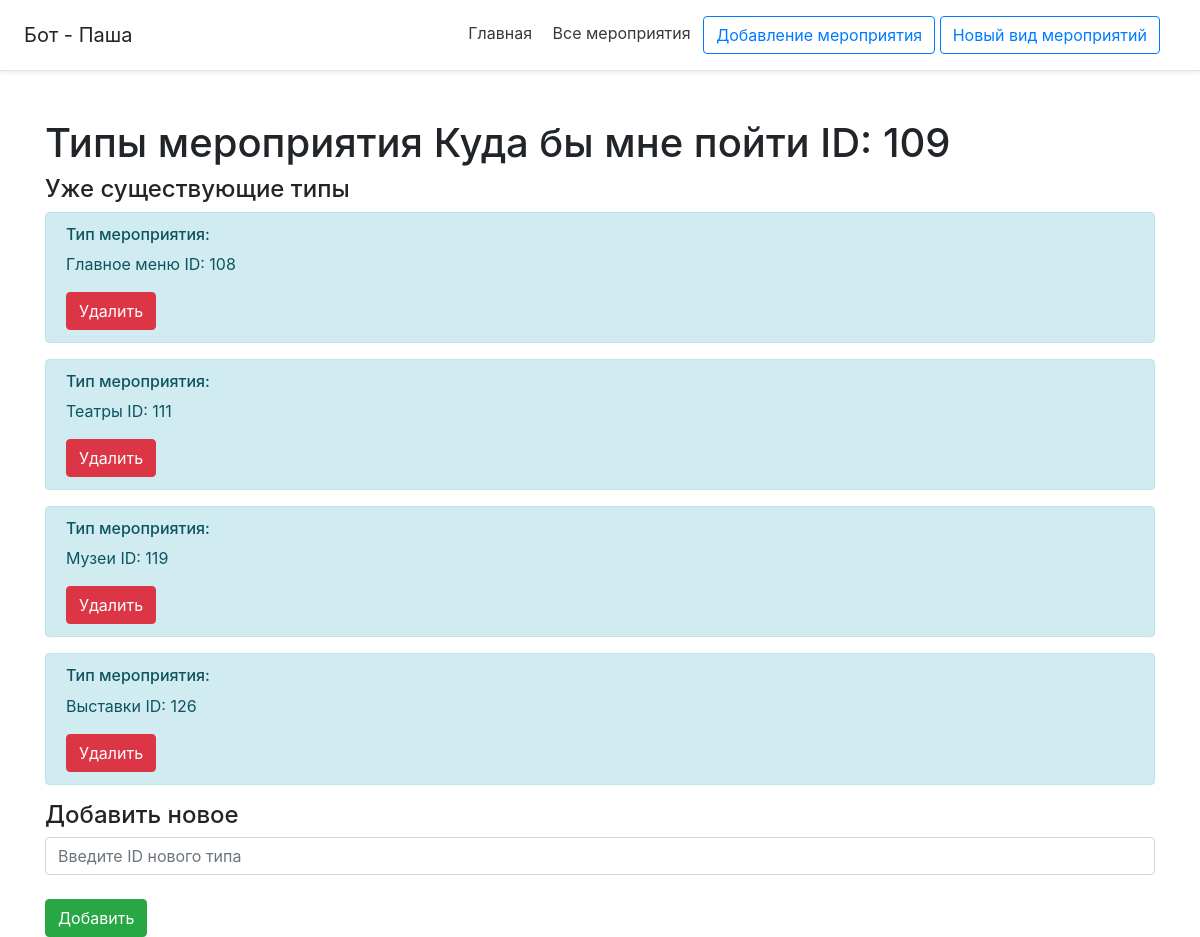
The page /event/109/inher on the database its author committed.
### db_utils/database.py (models this page shows, shortened)
class Menu(db.Model):
    __tablename__ = "menu"
    id = db.Column(db.Integer, primary_key=True)
    name = db.Column(db.String(120), default='default_name')
    text = db.Column(db.String(10000), default='default_text')
    added = db.Column(db.DateTime, default=datetime.datetime.utcnow())
    active = db.Column(db.Boolean, nullable=False, default=True)
    author_id = db.Column(db.Integer, nullable=False, default=0)
    tags = db.Column(db.String(5000), default='нет тегов')
    inheritances = db.relationship('Inheritances',
                                   primaryjoin="or_(Menu.id==Inheritances.menu_id_descendant, Menu.id==Inheritances.menu_id_ancestor)",
                                   lazy='dynamic')
    attachment = db.relationship('Attachment',
                                 primaryjoin="Menu.id==Attachment.menu_id",
                                 lazy='dynamic')

### flask_app.py (the view, shortened to what this page needs)
@app.route('/event/<int:id>/inher', methods=['POST', 'GET'])
def event_inher(id):
    event = Menu.query.get(id)
    events_inherinase = select_inheritances({'menu_id': event.id})
    inher_event = [[menus([el], [event])[0], el] for el in events_inherinase]
    return render_template('event_inher.html', event=event, inher_event=inher_event)

### bot_api/vk_bot_response.py (called while the page is built)
def menus(inher, response=None):
    menu_id_ancestor = inher
    menu_ids_descendant = [inheritances.menu_id_descendant for inheritances in menu_id_ancestor]
    menu_ids_descendant.extend([inheritances.menu_id_ancestor for inheritances in menu_id_ancestor])
    menu_ids = [el for el, _ in groupby(menu_ids_descendant)]
    if response:
        while response[0].id in menu_ids:
            menu_ids.remove(response[0].id)
    return select_menu({'menu_ids': list(menu_ids)})

### db_utils/select_db.py (called while the page is built)
def select_inheritances(args):
    inhers = Inheritances.query
    if 'menu_id' in args:
        inhers = Inheritances.query.filter(
            or_(
                Inheritances.menu_id_ancestor == args['menu_id'],
                and_(
                    Inheritances.menu_id_descendant == args['menu_id'],
                    Inheritances.reversible == 1
                )
            )
        )
    inhers = inhers.filter_by(active=True).all()
    if not inhers:
        return {}
    return inhers

def select_menu(args):
    menu = Menu.query.all()
    try:
        if 'menu_names' in args:
            menu = Menu.query.filter(Menu.name == args['menu_names']).all()
        if 'menu_ids' in args:
            menu = []
            for i in args['menu_ids']:
                menu.extend(Menu.query.filter(Menu.id == i).all())
    except Exception as e:
        print('Something WRONG - {}'.format(e))
    if 'filled_text' in args:
        if args['filled_text'] == 'true':
            text_replace(menu)
    return menu

### main/templates/event_inher.html (shortened to what this page needs)
{% extends 'base.html' %}
{% block body %}
<div class="container mt-5">
    <h1>Типы мероприятия {{ event.name }} ID: {{ event.id }}</h1>
    <h4>Уже существующие типы</h4>
    {% for el in inher_event %}
        <div class="alert alert-info">
            <h6>Тип мероприятия:</h6>
            <p>{{ el[0].name }} ID: {{ el[0].id }}<br></p>
            <form method="post">
                <input type="submit" class="btn btn-danger" value="Удалить">
            </form>
        </div>
    {% endfor %}
    <h4>Добавить новое</h4>
    <form method="post">
        <input type="text" name="name" id="id_inher" class="form-control" placeholder="Введите ID нового типа"><br>
        <input type="submit" class="btn btn-success" value="Добавить">
    </form>
</div>
{% endblock %}

### rows shown on the page
Menu: name "Куда бы мне пойти", id "109"
Menu: name "Главное меню", id "108"
Menu: name "Театры", id "111"
Menu: name "Музеи", id "119"
Menu: name "Выставки", id "126"
